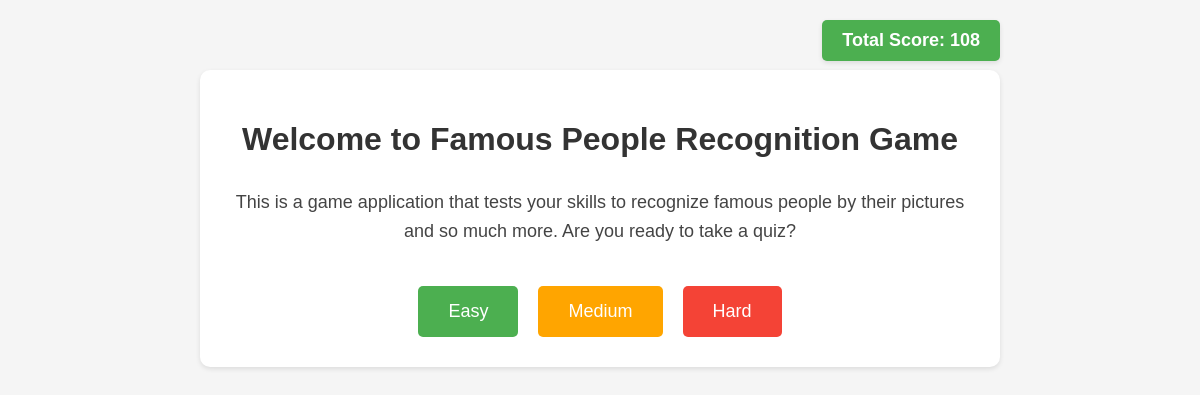
Before: / (signed in) with the older database file.
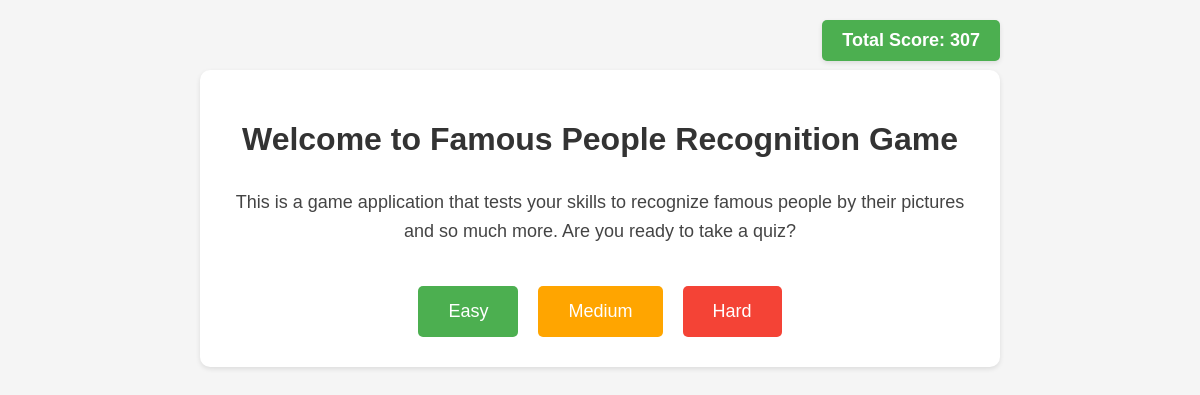
After: the same page with the newer database file.
### members/models.py (models this page shows)
class CustomUser(User):
    score = models.IntegerField(default=0)

### members/views.py (the view)
# urls.py: path('', views.difficulty, name='difficulty'),
def difficulty(request):
    if not request.user.is_authenticated:
        return redirect('login')
    request.session['guess_count'] = 0
    request.session['session_score'] = 0
    user = CustomUser.objects.get(id=request.user.id)
    return render(request, 'difficulty.html', {'user': user})

### members/templates/difficulty.html (shortened to what this page needs)
<!DOCTYPE html>
<html>
<head>
</head>
<body>
    <div class="score-display">
        Total Score: {{ user.score }}
    </div>
    <div class="container">
        <h1>Welcome to Famous People Recognition Game</h1>
        <div class="description">
            <p>This is a game application that tests your skills to recognize famous people by their pictures and so much more. Are you ready to take a quiz?</p>
        </div>
        <div class="button-container">
            <a href="{% url 'quiz' 'easy' %}" class="difficulty-button easy">Easy</a>
            <a href="{% url 'quiz' 'medium' %}" class="difficulty-button medium">Medium</a>
            <a href="{% url 'quiz' 'hard' %}" class="difficulty-button hard">Hard</a>
        </div>
    </div>
</body>
</html>

Changed rows visible on the page:
changed CustomUser: score "108" → "307"
